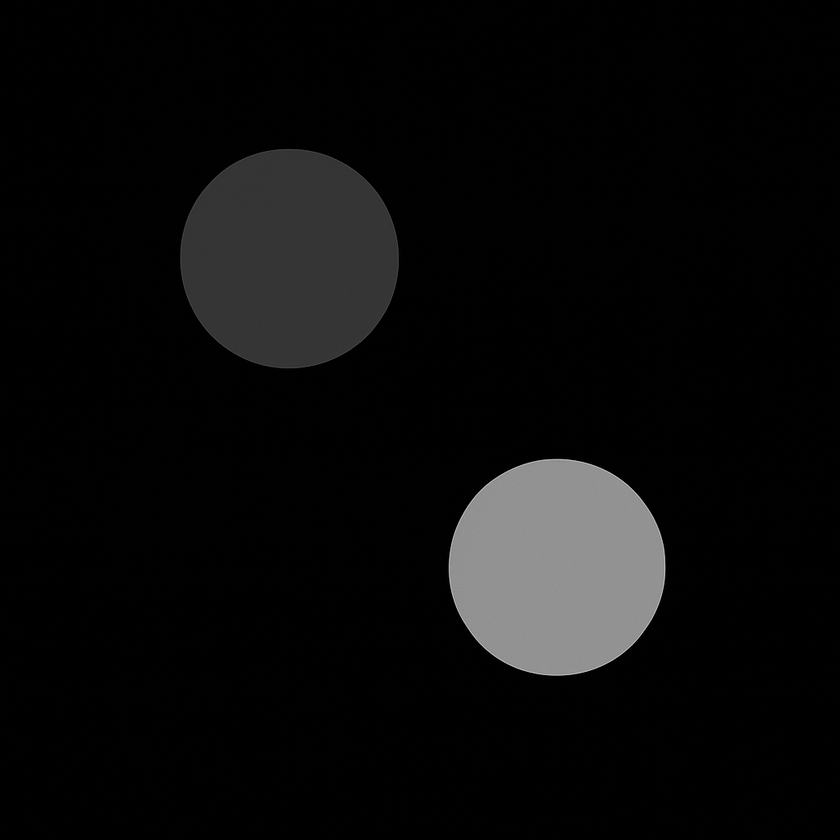
#> input picture images/input.png, 840 x 840 px, shrunk from 1024 x 1024 before the run
$ jupyter execute Task_2.ipynb
#> lines starting #> are read from the running program, lines starting #| are printed output that depends on the picture; after the words box and inside, x2 and y2 are one past the last pixel; in counts of white or black regions, pixels touching at a corner belong together
# **Implementing Region-Growing Segmentation**

[cell 1]
import cv2
import numpy as np
import matplotlib.pyplot as plt
from collections import deque
import os

# Step 1: Load the image safely
image_path = "images/input.png"
if not os.path.exists(image_path):
    raise FileNotFoundError(f"Image not found at: {image_path}")

image = cv2.imread(image_path)
#> image is the input picture: shape (840, 840, 3); mean B, G, R 11, 11, 11
if image is None:
    raise ValueError("Failed to load image. Ensure the image path is correct and file is not corrupted.")

# Step 2: Convert BGR (OpenCV default) to RGB for processing
image_rgb = cv2.cvtColor(image, cv2.COLOR_BGR2RGB)

# Step 3: Show shape and define safe seed point
height, width, _ = image_rgb.shape
#> height = 840; width = 840
print(f"Image size: {height} x {width}")
#| Image size: 840 x 840

# Use the center of the image as seed point (or choose manually)
seed_point = (height // 2, width // 2)
#> seed_point = (420, 420)
print(f"Using seed point: {seed_point}")
#| Using seed point: (420, 420)

# Step 4: Define the region-growing function
def region_growing(img, seed, threshold=30):
    """Region growing segmentation algorithm"""
#> called with seed = (420, 420), threshold = 30
    h, w, c = img.shape
#> h = 840; w = 840; c = 3
    visited = np.zeros((h, w), dtype=bool)  # Matrix to mark visited pixels
    result = np.zeros((h, w), dtype=np.uint8)  # Result mask to store the region

    # Get the seed pixel value (the starting point for growing)
    seed_value = img[seed[0], seed[1], :]
#> seed_value = [0, 2, 0]

    # Initialize the queue for the region-growing process
    queue = deque([seed])

    while queue:
        x, y = queue.popleft()
        if visited[x, y]:
            continue
        visited[x, y] = True

        pixel = img[x, y, :]
        # Check if the pixel is within the threshold of the seed pixel value
        if np.linalg.norm(pixel.astype(int) - seed_value.astype(int)) <= threshold:
            result[x, y] = 255  # Add the pixel to the region
            # Check all 8 neighbors (connected 8-directionally)
            for dx in [-1, 0, 1]:
                for dy in [-1, 0, 1]:
                    nx, ny = x + dx, y + dy
                    if 0 <= nx < h and 0 <= ny < w and not visited[nx, ny]:
                        queue.append((nx, ny))
#> this loop made 2516888 passes
#> pixel on passes 1 to 3: [0, 2, 0], [1, 0, 0], [0, 1, 1]
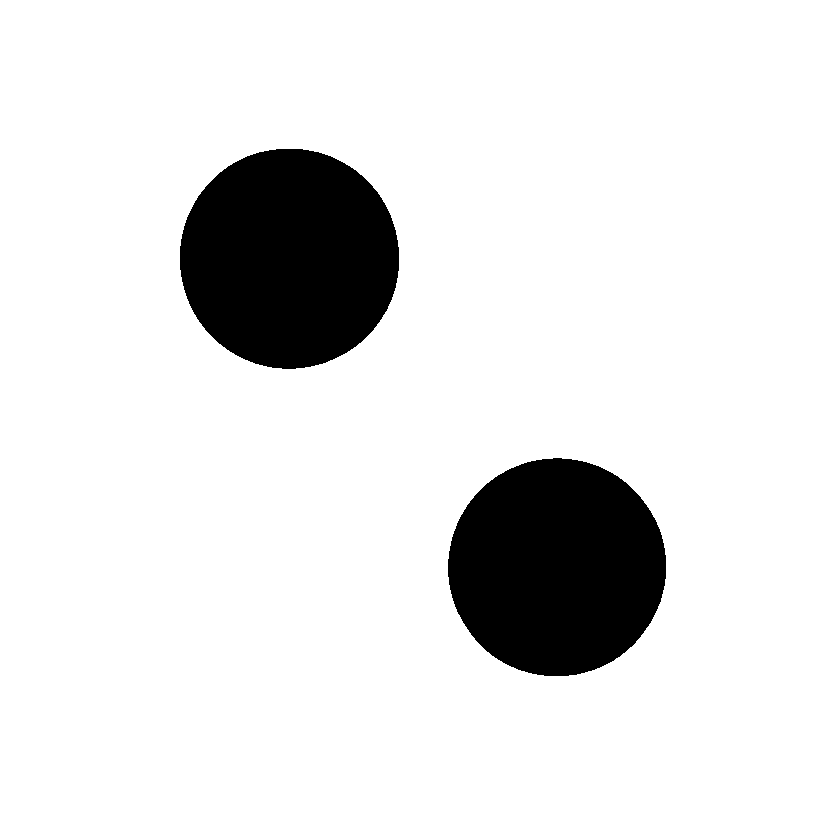
#> result: shape (840, 840); 89.3% white; 2 black regions, box (x1, y1, x2, y2) and area: (180, 149, 399, 369) 37988, (448, 458, 666, 676) 37278
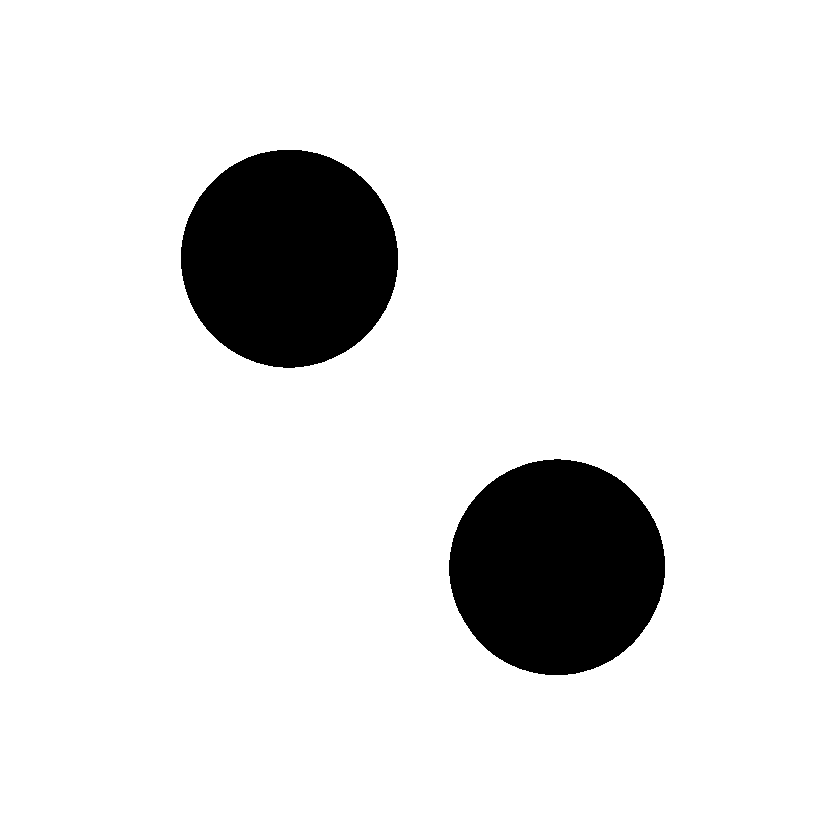
#> visited: shape (840, 840) bool; 89.6% white; 2 black regions, box (x1, y1, x2, y2) and area: (181, 150, 398, 368) 37114, (449, 459, 665, 675) 36410
    return result

# Step 5: Apply the region growing algorithm
mask = region_growing(image_rgb, seed_point, threshold=30)

# Step 6: Save the region mask and seed-marked image
cv2.imwrite("outputs/task2/region_grown.png", mask)  # Save the mask as a binary image

# Create and save the image with the seed marked
seeded_image = image_rgb.copy()
cv2.circle(seeded_image, (seed_point[1], seed_point[0]), 4, (255, 0, 0), -1)  # Draw seed as a red circle
#> seeded_image: shape (840, 840, 3); mean R, G, B 11, 11, 11
cv2.imwrite("outputs/task2/region_seeded.png", cv2.cvtColor(seeded_image, cv2.COLOR_RGB2BGR))  # Save image with the seed

# Step 7: Display the results
plt.figure(figsize=(12, 4))

# Display the seeded image
plt.subplot(1, 2, 1)
plt.title("Seeded Image")
plt.imshow(seeded_image)  # Display the image with the seed marked
plt.axis("off")

# Display the region grown result
plt.subplot(1, 2, 2)
plt.title("Region Grown")
plt.imshow(mask, cmap='gray')  # Display the result of the region growing
plt.axis("off")

plt.tight_layout()  # Adjust layout to avoid overlap
plt.show()
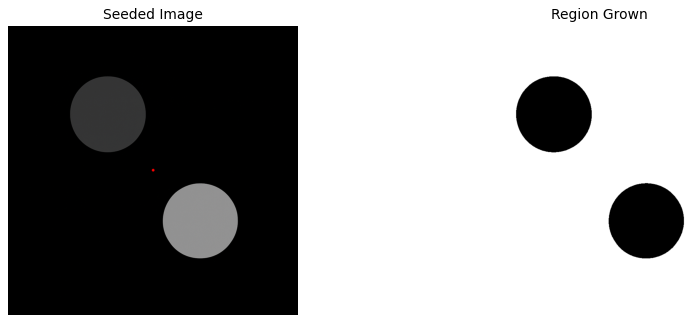
#> figure drawn by matplotlib, 2 panels
